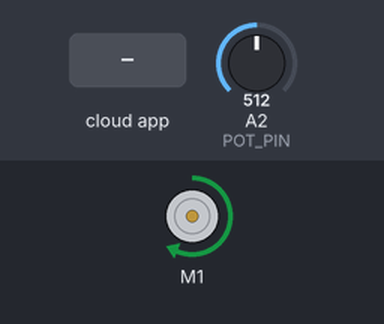
The sketch below on a simulated Arduino Uno, built with avr-gcc and run on an emulated ATmega328P. On the bench: DC motor (green arrow = forward, orange = backward, longer = faster). Inputs (shaded band) come from the test bench; at power-on: A2 (POT_PIN) = 512. The ROS host is connected and sends only what is stated.

Above: at 1.2 s.
1.3 s: A2 (POT_PIN) set to 390
At 2.5 s:
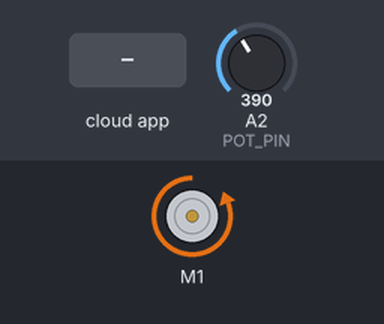
2.8 s: the phone or cloud app sets steering to 0
At 3.9 s:
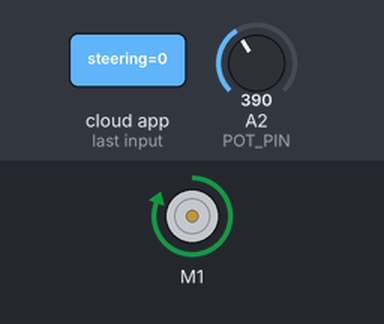
4.3 s: A2 (POT_PIN) set to 22
At 4.7 s:
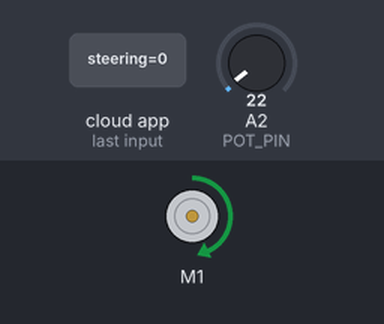
5.8 s: the phone or cloud app sets steering to 45
At 7.0 s:
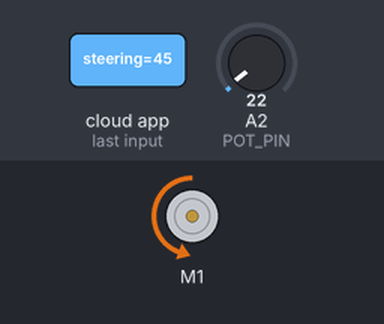
7.3 s: A2 (POT_PIN) set to 42
At 8.3 s:
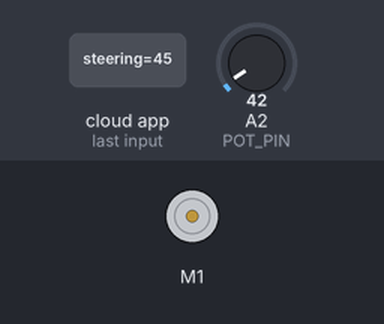
8.8 s: A2 (POT_PIN) set to 39
At 9.5 s:
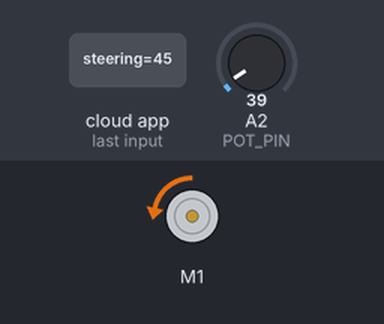
Timing chart, 0 to 11.3 s (numbered marks = the images above; inputs shaded):
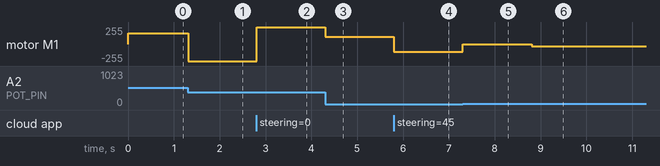

The sketch:

Actuators.ino
```cpp
//accepts int32 messages [0,1023] representing how far to steer, and actuates them
// 400 is middle
// inputs 0 - 1023 for absolute steering
// 2048 left for relative steering
// 4096 right

#include <ros.h>
#include <Servo.h>
#include <std_msgs/Int32.h>
#include "DualVNH5019MotorShield.h"

#define POT_PIN A2
//#define SERVO_PIN 3

#define KP 8

DualVNH5019MotorShield md;
ros::NodeHandle nh;
int steering_requested_value = 480;
//int braking_requested_value = 0;
//int current_brake_value = 0;

//Servo brake_servo;

void steer(const std_msgs::Int32& msg){
    steering_requested_value = msg.data;
}

/*void set_brakes(const std_msgs::Int32& msg)
{
    braking_requested_value = (int)msg.data;
    if (braking_requested_value < 0) {
        braking_requested_value = 0;
    }
    if (braking_requested_value > 180) {
        braking_requested_value = 180;
    }
}*/

ros::Subscriber<std_msgs::Int32> steeringSub("steering", steer);
//ros::Subscriber<std_msgs::Int32> brakeSub("braking", set_brakes);

void turn_left() {
    md.setM1Speed(400);
}

void turn_right() {
    md.setM1Speed(-400);
}

void stop_motor(){
    md.setM1Speed(0);
}

int set_speed(int err){
  int s = KP * err;

  if (s > 400) s = 400;
  if (s < -400) s = -400;

  md.setM1Speed(-s);
}

void setup() {
    md.init();
    nh.initNode();
    nh.subscribe(steeringSub);
    //nh.subscribe(brakeSub);

    //pinMode(POT_PIN, INPUT);
    //brake_servo.attach(SERVO_PIN);
}

void loop(){
    // absolute steering
    if (steering_requested_value <= 1023)
    {
        int diff = steering_requested_value - analogRead(POT_PIN);

        /*if (abs(diff) > 15) {
            if (diff > 0) {
                turn_right();
            }
            else {
                turn_left();
            }
        }
        else {
            stop_motor();
        }*/

        if (abs(diff) > 5){
          set_speed(diff);
        }
        else{
          stop_motor();
        }


    }

    else if (steering_requested_value == 1500){
        stop_motor();
    }

    else {
        // relative steering
        if (steering_requested_value == 2048) {
            turn_left();
        }
        else if (steering_requested_value == 4096) {
            turn_right();
        }
        else {
            stop_motor();
        }
    }

    /*if (braking_requested_value != current_brake_value) {
        current_brake_value = braking_requested_value;
        brake_servo.write(braking_requested_value);
    }*/

    delay(10);
    nh.spinOnce();
}
```

Measured:
- after the input at 1.3 s, motor M1: forward 163/255 → backward 255/255 at once
- after the input at 2.8 s, motor M1: backward 255/255 → forward 255/255 at once
- after the input at 4.3 s, motor M1: forward 255/255 → forward 112/255 at once
- after the input at 5.8 s, motor M1: forward 112/255 → backward 117/255 at once
- after the input at 7.3 s, motor M1: backward 117/255 → stopped at once
- after the input at 8.8 s, motor M1: stopped → backward 30/255 at once
